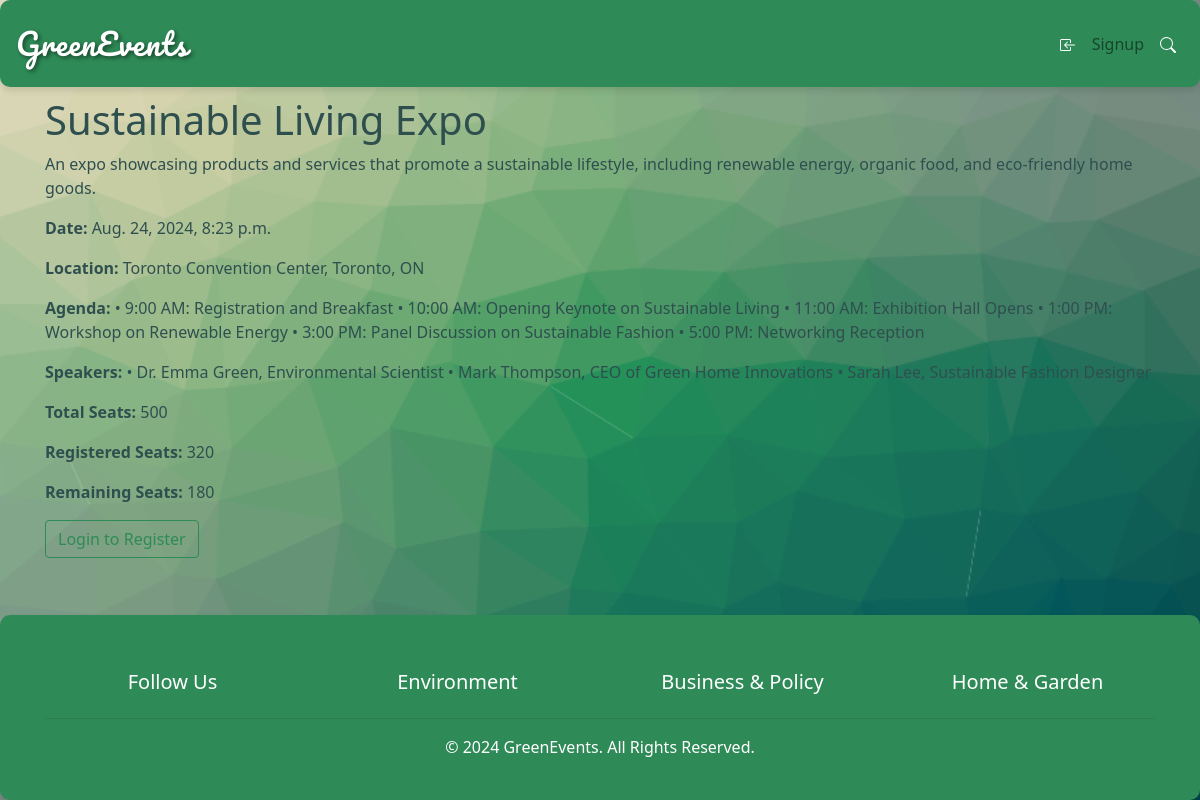
Page /event/2/ on the earlier database version.
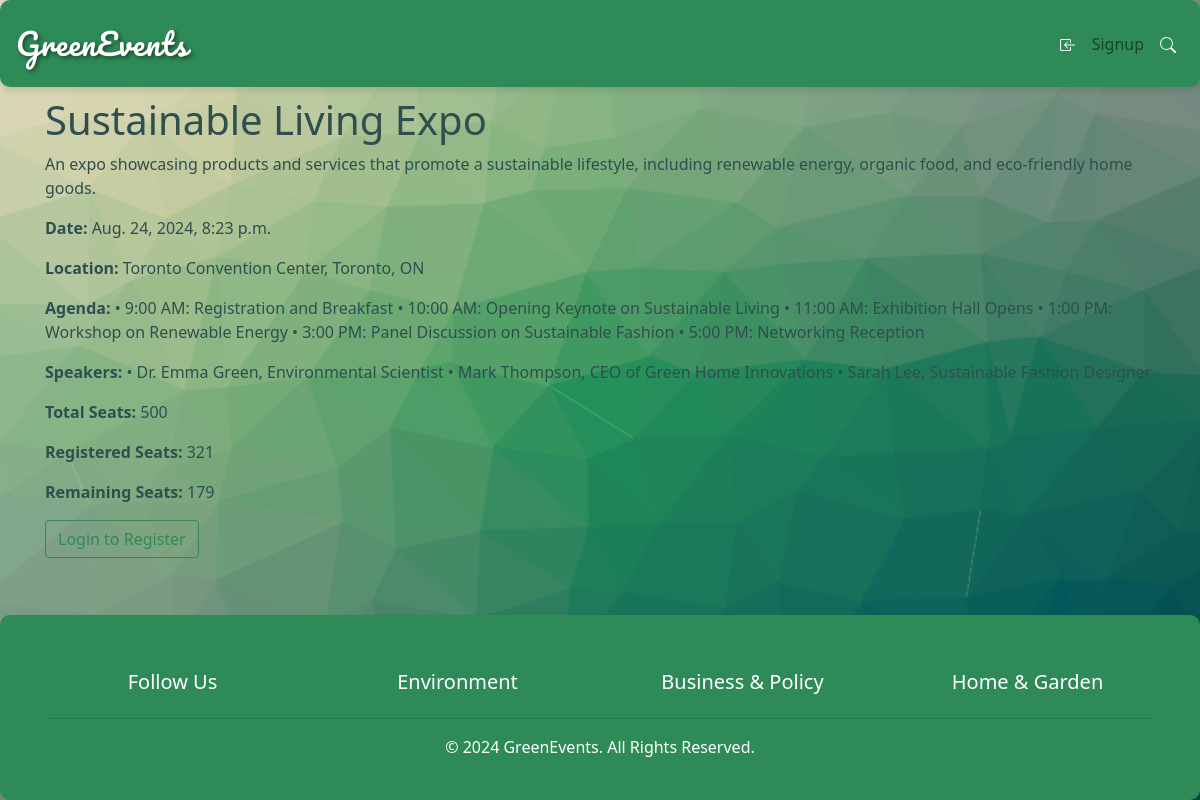
Same page on the later database version.
### myApp/models.py (models this page shows, shortened)
class Event(models.Model):
    name = models.CharField(max_length=255)
    description = models.TextField()
    eventDate = models.DateTimeField()
    location = models.CharField(max_length=255)
    agenda = models.TextField()
    speakers = models.TextField()
    image = models.ImageField(upload_to='event_images/', blank=True, null=True)
    total_num_of_seats = models.IntegerField()
    registered_seats = models.IntegerField(default=0)
    remaining_seats = models.IntegerField()

### myApp/views.py (the view)
# urls.py: path('event/<int:pk>/', views.EventDetailView.as_view(), name='event_detail'),
class EventDetailView(DetailView):
    model = Event
    template_name = 'event_detail.html'
    context_object_name = 'event'
    def get_object(self, queryset=None):
        obj = super().get_object(queryset=queryset)
        if self.request.user.is_authenticated:
            profile, created = Profile.objects.get_or_create(user=self.request.user)
            profile.past_events.add(obj)
        return obj

### myApp/templates/event_detail.html (shortened to what this page needs)
{% extends 'base.html' %}
{% block content %}
<div class="event-details-page">
    <h1>{{ event.name }}</h1>
    <p>{{ event.description }}</p>
    <p><strong>Date:</strong> {{ event.eventDate }}</p>
    <p><strong>Location:</strong> {{ event.location }}</p>
    <p><strong>Agenda:</strong> {{ event.agenda }}</p>
    <p><strong>Speakers:</strong> {{ event.speakers }}</p>
    <p><strong>Total Seats:</strong> {{ event.total_num_of_seats }}</p>
    <p><strong>Registered Seats:</strong> {{ event.registered_seats }}</p>
    <p><strong>Remaining Seats:</strong> {{ event.remaining_seats }}</p>
    {% if user.is_authenticated %}
    <button id="registerBtn" class="btn btn-success">Register</button>
    {% else %}
    <a href="{% url 'login' %}?next={% url 'event_detail' event.id %}" class="btn btn-outline-primary">Login to Register</a>
    {% endif %}
</div>
{% endblock %}

Differences in the rows shown:
changed Event "Sustainable Living Expo": registered_seats "320" → "321"; remaining_seats "180" → "179"
